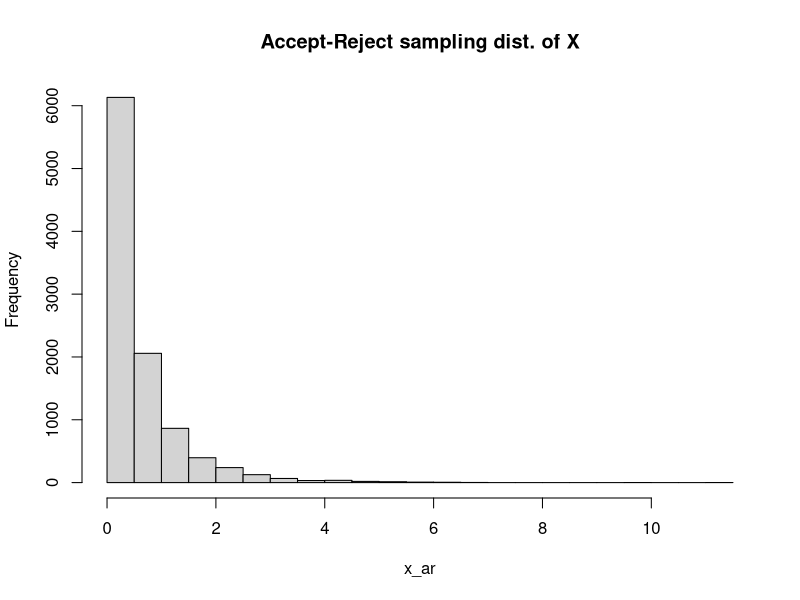

This figure's R source:

# b
# Implement the algorithm in R and make a histogram with the samples drawn to
# esimate the density of X.
bound = function(x){(1/2.1)*(exp(-1) + (exp(1) - 1)*exp(x*(1 - exp(1))))}

N=10000
x = rexp(N*10)
u = runif(N*10)
x_ = sapply(x, bound)

x_ar = x[u <= x_][0:N]

par(mfrow=c(1,1))
hist(x_ar, main="Accept-Reject sampling dist. of X", nclass = 25)